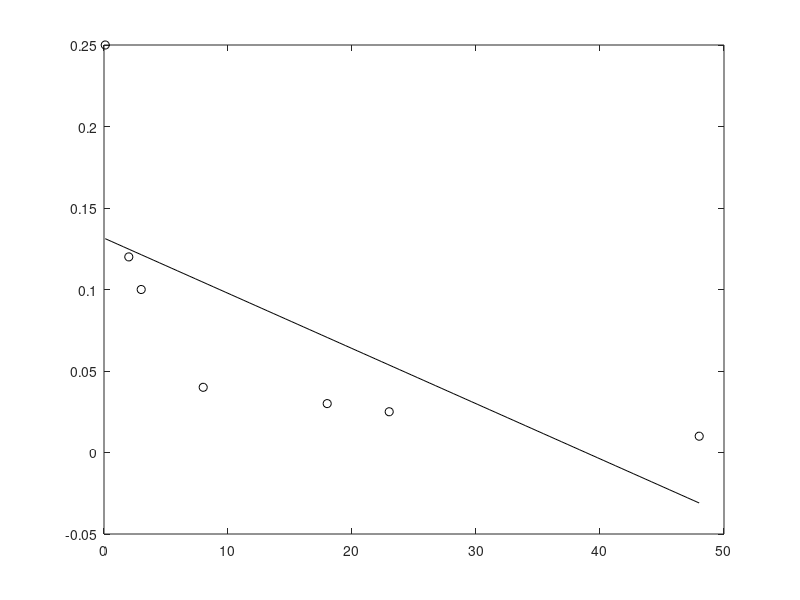

The MATLAB source for this figure:
clc
%uzdosim datu masivu , ka matricas kolonnas
x=[0.1;2;3;8;18;23;48];
y=[0.25;0.12;0.1;0.04;0.03;0.025;0.01];

%attelosim datus koordinatu plaknes
%var ta : plot (x,y,'o','MarkerEdgeColor', 'k','MarkerFaceColor','g','MarkerSize',8 )
plot(x,y,'ko') %bet tas vienkarsak

%aprekinasim visus koeficentus , kas vajadzigi sistemas aprekinasanai
n=numel(x);%2
sumx=sum(x);%1 %2
sumx2=sum(x.^2);%1
sumy=sum(y);%2=
sumxy=sum(x.*y);%1=

%uzdosim matricu A no koeficentiem un matricu B no brivajam locekliem
A=[sumx2 sumx; sumx n];
B=[sumxy; sumy];
%noteiksim sistemas atrisinajumu pielietot matricu metodi
X=A\B;

%uzrakstisim kvadratfunkcijas vienadojumu
disp('parabolatiska aproksimejosa funkcija:')
disp(['y= ' num2str(X(1)) 'x+ ' num2str(X(2))])

hold on
x1=linspace(0.1,48,100);  %pirmais x, pedejais x, ciik dalas dalam
 yplot=x1.*X(1)+X(2);
plot(x1,yplot, 'k')